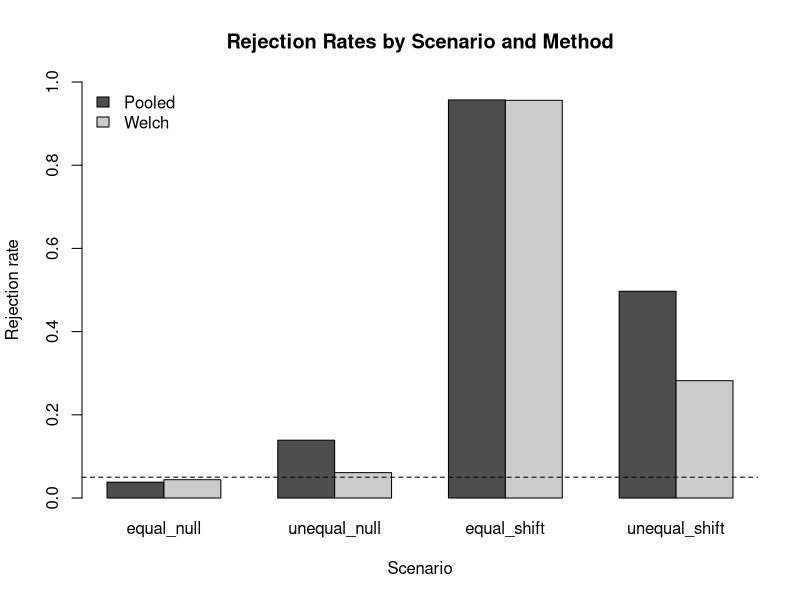

Here is the R script that generated this plot:
library(dplyr); library(tidyr); library(tibble)
library(readr); library(stringr); library(forcats); library(purrr)

# PROBLEM 1: Clean, validate, and summarize
sales_raw <- tibble(
  sale_id = 1:8,
  customer_id = c("C1", "C2", "C1", "C3", "C2", "C4", "C5", "C2"),
  item_raw = c(" Pen", "PEN ", "Notebook", " pen ",
               "FOLDER", "Folder ", " ERASER ", "pen"),
  amount_raw = c("$10.00", "$20.00", NA, "$15.00",
                 "$30.00", "$25.00", NA, "$20.00"),
  discount_raw = c("0%", "10%", "5%", "0%", "20%", "10%", "0%", "0%"),
  code_raw = c("ST-101", "ON-102", "ST-103", "ON-104",
               "bad", "ST-106", "ON-107X", "on-108"),
  tags = c("gift;urgent", "online", "gift", "member",
           "online;member", "gift", "member", "gift;member")
)

# PART A: Text and numerical transformations
# Create sales_clean from sales_raw, keeping all original columns and all eight sale rows.
# item_clean: remove leading/trailing spaces, collapse extra inner spaces, make lowercase
#   (the item column in sales_raw is named item_raw, so item_raw is used here);
# amount and discount_rate: use parse_number(), discount stored as a proportion;
# net_amount = amount * (1 - discount_rate), missing amounts stay NA;
# size: case_when() with "unrecorded", "large" (net amount >= 20), and "small";
sales_clean <- sales_raw |>
  mutate(
    item_clean = str_to_lower(str_squish(item_raw)),
    amount = parse_number(amount_raw),
    discount_rate = parse_number(discount_raw) / 100,
    net_amount = amount * (1 - discount_rate),
    size = case_when(
      is.na(net_amount) ~ "unrecorded",
      net_amount >= 20 ~ "large",
      TRUE ~ "small"
    )
  )

# Display sale_id, item_clean, amount, discount_rate, net_amount, and size
sales_clean |>
  select(sale_id, item_clean, amount, discount_rate, net_amount, size)

# str_squish() removes spaces at both ends and reduces repeated inner spaces to one space
# parse_number() ignores "$" and "%", and NA input stays NA, so missing amounts are preserved
# The missing amounts (sales 3 and 7) give a missing net_amount, which is why they are "unrecorded" and not "small"


# PART B: Validate codes and split strings
# Create sales_codes from sales_clean with code_clean (trimmed, uppercase) and valid_code
# valid_code is TRUE only for ST or ON, then "-", then exactly three digits;
sales_codes <- sales_clean |>
  mutate(
    code_clean = str_to_upper(str_trim(code_raw)),
    valid_code = str_detect(code_clean, "^(ST|ON)-[0-9]{3}$")
  )
# Save and display invalid rows as invalid_codes;
invalid_codes <- sales_codes |>
  filter(!valid_code) |>
  select(sale_id, code_raw, code_clean)
invalid_codes
# "bad" and "ON-107X" are invalid; "on-108" becomes "ON-108" after cleaning, so it is valid
# sales_codes still has all eight rows

# Create valid_code_parts from the valid rows only, splitting code_clean into channel and number
# (cols_remove = FALSE keeps code_clean so that four columns can be displayed);
valid_code_parts <- sales_codes |>
  filter(valid_code) |>
  separate_wider_delim(
    code_clean,
    delim = "-",
    names = c("channel", "number"),
    cols_remove = FALSE
  )
valid_code_parts |>
  select(sale_id, code_clean, channel, number)

# Create sale_tags from just sale_id and tags in sales_clean, one row per tag;
sale_tags <- sales_clean |>
  select(sale_id, tags) |>
  separate_longer_delim(tags, delim = ";")
sale_tags

# separate_wider_delim() splits one column into several new columns, while separate_longer_delim() splits it into several new rows.


# PART C: Grouped proportions and factor categories
# Use the unsplit sales_clean.
# customer_summary: sales_n, known_n, large_n, and large_share by customer_id;
# a group with no known amounts gets large_n = 0 and large_share = NA_real_
customer_summary <- sales_clean |>
  summarise(
    sales_n = n(),
    known_n = sum(!is.na(net_amount)),
    large_n = sum(net_amount >= 20, na.rm = TRUE),
    large_share = if_else(known_n == 0, NA_real_, large_n / known_n),
    .by = customer_id
  ) |>
  arrange(customer_id)
customer_summary

# C1's large_share: the numerator is the number of C1 sales with a known net amount of at least 20 (0, since sale 1 is 10),
# the denominator is the number of C1 sales with a known net amount (1, since sale 3 is missing and is not counted),
# so large_share = 0 / 1 = 0.

# Create sales_factors with item_factor (ordered by frequency) and item_group (top 2 items, the rest as "Other")
sales_factors <- sales_clean |>
  mutate(
    item_factor = fct_infreq(factor(item_clean)),
    item_group = fct_lump_n(factor(item_clean), n = 2, other_level = "Other")
  )
levels(sales_factors$item_factor)
levels(sales_factors$item_group)
fct_count(sales_factors$item_factor)
fct_count(sales_factors$item_group)

# item_factor keeps all four items (pen 4, folder 2, eraser 1, notebook 1) and only changes the order of the levels
# item_group keeps pen (4) and folder (2) and combines eraser and notebook into "Other" (2)
# Changing level order only rearranges the same categories and does not change any counts;
# combining categories merges several levels into one, so there are fewer categories and the counts change.


# PROBLEM 2: Missing Values and Joins
reports_raw <- tibble(
  form = c("A", "A", "A", "B", "B", "B"),
  line = c(1, 2, 3, 1, 2, 3),
  customer_id = c("C1", NA, "C2", "C3", NA, "C4"),
  round = c(1, 3, 1, 1, 2, 1),
  primary_amount = c(10, -999, 20, NA, 0, 30),
  backup_amount = c(NA, 15, 25, NA, 99, NA)
)

customers <- tibble(
  customer_id = c("C1", "C2", "C3", "C5"),
  region = c("North", "South", NA, "West")
)

# PART A: Clean and Add missing reports
# Create reports_labeled: sort by form and line, fill missing customer IDs downward within each form, then ungroup
reports_labeled <- reports_raw |>
  arrange(form, line) |>
  group_by(form) |>
  fill(customer_id, .direction = "down") |>
  ungroup()
reports_labeled

# Create reports_clean: primary_clean changes -999 to NA, and amount uses primary_clean first, then backup_amount
reports_clean <- reports_labeled |>
  mutate(
    primary_clean = na_if(primary_amount, -999),
    amount = coalesce(primary_clean, backup_amount)
  )
reports_clean |>
  select(form, line, customer_id, round, primary_amount, backup_amount, amount)

# coalesce() returns the first non-missing value, so the backup is only used when the primary value is missing.
# A recorded primary value, including 0, is a real measurement and is not missing, so it is kept:
# form B line 2 keeps its recorded 0 instead of the backup value of 99.

# From reports_clean keep customer_id, round, and amount; mark original rows BEFORE complete()
reports_marked <- reports_clean |>
  select(customer_id, round, amount) |>
  mutate(recorded_row = TRUE)
# Use complete() so every customer has rounds 1:3; added rows get recorded_row = FALSE and amount = NA
reports_complete <- reports_marked |>
  complete(customer_id, round = 1:3, fill = list(recorded_row = FALSE))
reports_complete

# Report the number of original rows, added rows, and missing amounts before and after completion
nrow(reports_marked)                        # original rows before completion
sum(reports_complete$recorded_row)          # original rows after completion
sum(!reports_complete$recorded_row)         # added rows
sum(is.na(reports_marked$amount))           # missing amounts before completion
sum(is.na(reports_complete$amount))         # missing amounts after completion

# Explicit missing amount: the row exists but the amount is NA
reports_marked |> filter(is.na(amount))
# Implicit missing row: the customer-round combination is absent before completion
reports_complete |> filter(!recorded_row)

# There are 6 original rows and 6 added rows (12 total), and missing amounts go from 1 to 7.
# Explicit: C3 round 1 exists as a row, but its amount is NA because both the primary and backup amounts are missing.
# Implicit: C1 round 2 has no row at all before completion (it only appears after complete()).


# PART B: Join and check
# Use reports_clean, not reports_complete.
# Check customers$customer_id for duplicate or missing IDs;
anyDuplicated(customers$customer_id)
sum(duplicated(customers$customer_id))
sum(is.na(customers$customer_id))
# Check whether any customer_id-round combination appears more than once in reports_clean;
reports_clean |>
  count(customer_id, round) |>
  filter(n > 1)
any(duplicated(reports_clean[, c("customer_id", "round")]))
# customers has no duplicate or missing IDs, and reports_clean has no repeated customer_id-round combination (0 rows returned),
# so a many-to-one join is appropriate.

# Add customer_found = TRUE to customers, then left join to reports_clean
customers_marked <- customers |>
  mutate(customer_found = TRUE)
reports_joined <- reports_clean |>
  left_join(
    customers_marked,
    by = join_by(customer_id),
    relationship = "many-to-one",
    na_matches = "never"
  ) |>
  mutate(customer_found = replace_na(customer_found, FALSE))
reports_joined |>
  select(customer_id, round, amount, region, customer_found)

# Use anti_join() in both directions to list IDs found in only one table;
only_in_reports <- reports_clean |>
  anti_join(customers, by = join_by(customer_id), na_matches = "never") |>
  distinct(customer_id)
only_in_customers <- customers |>
  anti_join(reports_clean, by = join_by(customer_id), na_matches = "never") |>
  distinct(customer_id)
only_in_reports
only_in_customers
# C4 is only in reports_clean, and C5 is only in customers.
# C3 and C4 both have a missing region, but customer_found = TRUE for C3 means C3 has a record in customers whose region is unknown,
# while customer_found = FALSE for C4 means C4 has no customer record at all.
# A missing region alone cannot tell these two situations apart.


# PART C: Check and reshape reports
# customers_bad is not defined in the assignment, so it is created here:
# it is customers plus a second, conflicting record for C2 (South and East)
customers_bad <- tibble(
  customer_id = c("C1", "C2", "C2", "C3", "C5"),
  region = c("North", "South", "East", NA, "West")
)

# Left join reports_clean to customers_bad, allowing many-to-many for this check only
reports_duplicated <- reports_clean |>
  left_join(
    customers_bad,
    by = join_by(customer_id),
    relationship = "many-to-many",
    na_matches = "never"
  )
# Compare row counts and total amount (ignoring NA) before and after joining
nrow(reports_clean)
nrow(reports_duplicated)
sum(reports_clean$amount, na.rm = TRUE)
sum(reports_duplicated$amount, na.rm = TRUE)
# Identify the repeated report
reports_duplicated |>
  count(customer_id, round) |>
  filter(n > 1)
reports_duplicated |>
  filter(customer_id == "C2")
# The row count goes from 6 to 7 and the total amount from 75 to 95.
# The repeated report is C2 round 1 (amount 20): C2 has two records in customers_bad, so that one report is matched twice
# and its amount is counted twice, which raises the total by 20.

# What would happen with relationship = "many-to-one"?
many_to_one_check <- tryCatch(
  left_join(
    reports_clean,
    customers_bad,
    by = join_by(customer_id),
    relationship = "many-to-one",
    na_matches = "never"
  ),
  error = function(e) conditionMessage(e)
)
many_to_one_check
# With "many-to-one", dplyr stops with an error because the C2 report matches more than one row in customers_bad.
# Allowing "many-to-many" does NOT fix the conflicting customer information: it only silences the check,
# and C2 still has two regions (South and East) and a duplicated report.
# The conflict has to be fixed in customers_bad itself (keep one correct record per customer) before joining.

# Create reports_wide from reports_complete, one row per customer with round_1, round_2, and round_3
reports_wide <- reports_complete |>
  select(customer_id, round, amount) |>
  pivot_wider(
    names_from = round,
    names_prefix = "round_",
    values_from = amount
  )
reports_wide

# Pivot back to long form with values_drop_na = TRUE and count the rows
reports_wide |>
  pivot_longer(
    cols = starts_with("round_"),
    names_to = "round",
    values_to = "amount",
    values_drop_na = TRUE
  ) |>
  nrow()
# Prediction: 5 rows remain, because only 5 of the 12 customer-round amounts are non-missing (10, 15, 20, 0, and 30).
# Dropping missing values does not recover the unknown amounts: it just deletes every NA row,
# including the explicit missing C3 round 1 amount and the 6 added rows, so the unknown values are still unknown
# and we can no longer tell which rounds were originally reported (the 0 for C3 round 2 is kept because zero is not missing).


# PROBLEM 3: Two-sample t-tests and simulation
# PART A: Write a t-test function
# H0: mu_x = mu_y versus HA: mu_x != mu_y (two-sided), independent samples
two_sample_t <- function(x, y, equal_var = FALSE, alpha = 0.05) {
  # Sample summaries
  nx <- length(x)
  ny <- length(y)
  mean_x <- mean(x)
  mean_y <- mean(y)
  var_x <- var(x)
  var_y <- var(y)
  
  if (equal_var) {
    # Pooled two-sample t-test
    method <- "Pooled"
    sp2 <- ((nx - 1) * var_x + (ny - 1) * var_y) / (nx + ny - 2)
    se <- sqrt(sp2 * (1 / nx + 1 / ny))
    df <- nx + ny - 2
  } else {
    # Welch's two-sample t-test
    method <- "Welch"
    se <- sqrt(var_x / nx + var_y / ny)
    df <- (var_x / nx + var_y / ny)^2 /
      ((var_x / nx)^2 / (nx - 1) + (var_y / ny)^2 / (ny - 1))
  }
  
  t_stat <- (mean_x - mean_y) / se
  p_value <- 2 * pt(abs(t_stat), df = df, lower.tail = FALSE)
  reject <- p_value < alpha
  
  return(list(
    method = method,
    t_stat = t_stat,
    df = df,
    p_value = p_value,
    reject = reject
  ))
}

# Run the function once with default arguments and once with equal_var = TRUE
x_check <- c(12, 15, 14, 10, 13)
y_check <- c(9, 11, 8, 10, 7, 12, 9, 8)

my_welch <- two_sample_t(x_check, y_check)
my_pooled <- two_sample_t(x_check, y_check, equal_var = TRUE)
my_welch
my_pooled

# Reference calculations; compare with the function results
ref_welch <- t.test(x_check, y_check, var.equal = FALSE)
ref_pooled <- t.test(x_check, y_check, var.equal = TRUE)
ref_welch
ref_pooled

# Differences between my function and t.test()
diff_welch <- c(
  t_stat = abs(my_welch$t_stat - unname(ref_welch$statistic)),
  df = abs(my_welch$df - unname(ref_welch$parameter)),
  p_value = abs(my_welch$p_value - ref_welch$p.value)
)
diff_pooled <- c(
  t_stat = abs(my_pooled$t_stat - unname(ref_pooled$statistic)),
  df = abs(my_pooled$df - unname(ref_pooled$parameter)),
  p_value = abs(my_pooled$p_value - ref_pooled$p.value)
)
diff_welch
diff_pooled
diff_welch < 1e-8
diff_pooled < 1e-8
# All differences are smaller than 1e-8 (every comparison is TRUE),
# so my function matches t.test() for both the Welch and the pooled test.


# PART B: Perform simulation loop
B <- 1000
n_x <- 20
n_y <- 40
alpha <- 0.05

scenarios <- data.frame(
  scenario = c("equal_null", "unequal_null",
               "equal_shift", "unequal_shift"),
  mean_x = c(0, 0, 0, 0),
  mean_y = c(0, 0, 1, 1),
  sd_x = c(1, 3, 1, 3),
  sd_y = c(1, 1, 1, 1)
)

# Allocate storage in advance: one row per scenario, repetition, and method
n_rows <- nrow(scenarios) * B * 2
simulation_results <- data.frame(
  scenario = character(n_rows),
  replicate = integer(n_rows),
  method = character(n_rows),
  t_stat = numeric(n_rows),
  df = numeric(n_rows),
  p_value = numeric(n_rows),
  reject = logical(n_rows),
  stringsAsFactors = FALSE
)

# Run once immediately before the simulation, not inside a loop.
set.seed(2026)

row_i <- 1
for (s in seq_len(nrow(scenarios))) {
  for (b in seq_len(B)) {
    # Fresh independent samples for this scenario and repetition
    x <- rnorm(n_x, mean = scenarios$mean_x[s], sd = scenarios$sd_x[s])
    y <- rnorm(n_y, mean = scenarios$mean_y[s], sd = scenarios$sd_y[s])
    
    # Apply both tests to the same samples
    welch_res <- two_sample_t(x, y, equal_var = FALSE, alpha = alpha)
    pooled_res <- two_sample_t(x, y, equal_var = TRUE, alpha = alpha)
    
    simulation_results$scenario[row_i] <- scenarios$scenario[s]
    simulation_results$replicate[row_i] <- b
    simulation_results$method[row_i] <- welch_res$method
    simulation_results$t_stat[row_i] <- welch_res$t_stat
    simulation_results$df[row_i] <- welch_res$df
    simulation_results$p_value[row_i] <- welch_res$p_value
    simulation_results$reject[row_i] <- welch_res$reject
    row_i <- row_i + 1
    
    simulation_results$scenario[row_i] <- scenarios$scenario[s]
    simulation_results$replicate[row_i] <- b
    simulation_results$method[row_i] <- pooled_res$method
    simulation_results$t_stat[row_i] <- pooled_res$t_stat
    simulation_results$df[row_i] <- pooled_res$df
    simulation_results$p_value[row_i] <- pooled_res$p_value
    simulation_results$reject[row_i] <- pooled_res$reject
    row_i <- row_i + 1
  }
}

# Display the first six rows and the total row count
head(simulation_results, 6)
nrow(simulation_results)    # 4 scenarios x 1000 repetitions x 2 methods = 8000

# Summarize the results: one row per scenario and method
simulation_summary <- simulation_results |>
  summarise(
    mean_t = mean(t_stat),
    sd_t = sd(t_stat),
    rejection_rate = mean(reject),
    .by = c(scenario, method)
  ) |>
  mutate(across(c(mean_t, sd_t, rejection_rate), \(v) round(v, 3)))
simulation_summary

# Plot: rejection rate by scenario and method (dashed line is alpha = 0.05)
rejection_matrix <- tapply(
  simulation_results$reject,
  list(simulation_results$method,
       factor(simulation_results$scenario, levels = scenarios$scenario)),
  mean
)
barplot(
  rejection_matrix,
  beside = TRUE,
  ylim = c(0, 1),
  col = c("gray30", "gray80"),
  legend.text = rownames(rejection_matrix),
  args.legend = list(x = "topleft", bty = "n"),
  xlab = "Scenario",
  ylab = "Rejection rate",
  main = "Rejection Rates by Scenario and Method"
)
abline(h = alpha, lty = 2)

# Short report:
# In the null scenarios, Welch's rejection rate stays near 0.05 in both cases, and the pooled test is also near 0.05 when the variances are equal, but the pooled test rejects roughly 0.14 to 0.15 of the time (about three times alpha) when the smaller sample x has the larger variance, which is a Type I error problem.
# When the means differ by one unit, rejection rates (power) rise: both tests are near 0.95 with equal variances, while with unequal variances Welch's power drops to roughly 0.3 and the pooled test's is higher at roughly 0.5.
# The pooled test's extra power in the unequal-variance shift scenario is not a real advantage because it comes along with an inflated Type I error, so power only matters for a test that also keeps its Type I error rate near alpha.
# With B = 1000, the rejection rates have random simulation error of about +/- 0.014 near 0.05 (and larger near 0.5), so small differences like 0.04 versus 0.06 are consistent with random variation.
